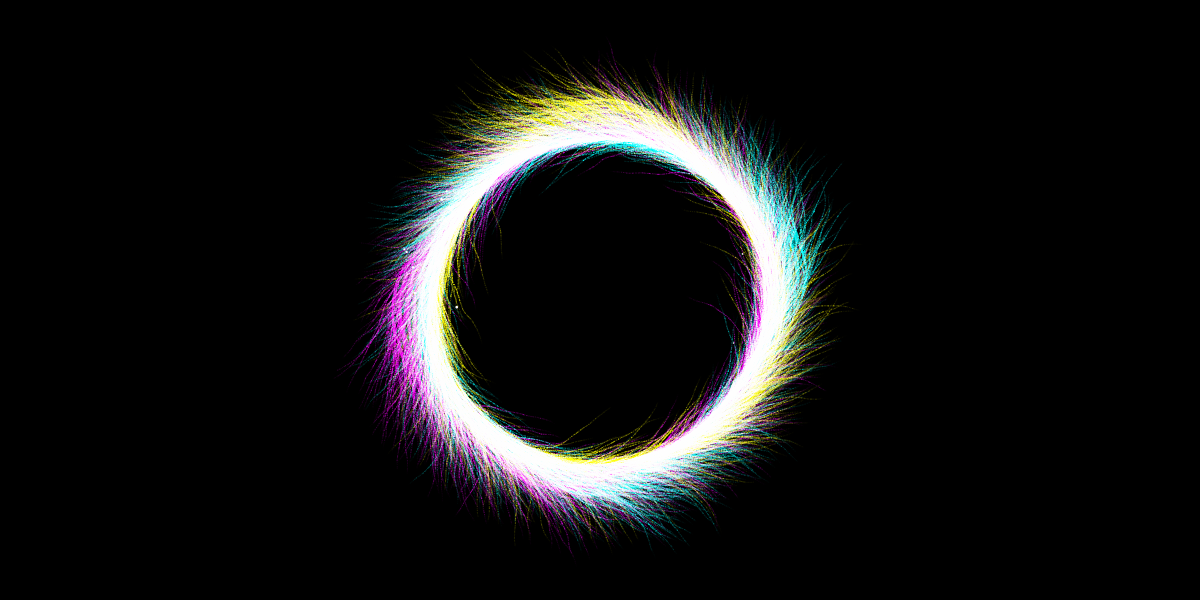
Frame 1 (no input)
Frame 60 (the mouse pressed at the canvas centre just before this capture): identical to frame 1, image omitted
Frame 120 (the mouse held since frame 60 and released just before this capture): identical to frame 1, image omitted

The Processing sketch that drew this single still picture (run headless with seeded random() and noise(); from frame 60 on, the mouse is pressed at the canvas centre):

// Processing sketch: zero
// ── zero.pde
void setup() {
  size(1200, 600);
  blendMode(LIGHTEST);

  drawZero(160);
}

void drawEnergy(float ox, float oy, float oang, color col) {
  int LEN = 112;
  
  float x = ox;
  float y = oy;
  float angle = oang;
  for (int i = 0; i < LEN; i++) {
    float ra = random(-1, 1) * 0.08;
    angle += ra;
    angle += (oang - angle) * 0.0010;
    float rl = random(2);
    x += cos(angle) * rl;
    y += sin(angle) * rl;

    fill(col, map(i, 0, LEN, 255, 0));
    rect(x, y, 1, 1);
    
    if (random(1) < 0.0001) {
      fill(255);
      float sz = random(3);
      ellipse(x, y, sz, sz);
    }
  }
}

void drawCircle(float sz, color col) {
  int RESOL = 300;
  int RIBBON_COUNT = 6;

  float[] lens = new float[RESOL];
  for (int i = 0; i < RESOL; i++) {
    lens[i] = sz;
  }

  int KNOCK_COUNT = 8;
  for (int k = 0; k < KNOCK_COUNT; k++) {
    int ki = floor(random(RESOL));

    for (int i = 0; i < RESOL; i++) {
      lens[i] += pow(sin(map(i - ki, 0, RESOL, 0, PI)), 48) * 4;
    }
  }

  for (int i = 0; i < RESOL; i++) {
    float angle = map(i, 0, RESOL, 0, TWO_PI);
    float d = abs(lens[i] - sz) * 4;

    for (int l = 0; l < RIBBON_COUNT; l++) {
      drawEnergy(
        cos(angle) * (lens[i] + map(l, 0, RIBBON_COUNT, 0, d)),
        sin(angle) * (lens[i] + map(l, 0, RIBBON_COUNT, 0, d)),
        angle - PI / 2,
        col
      );
    }
  }
}

void drawZero(float sz) {
  background(0);

  pushMatrix();
  translate(width / 2, height / 2);

  drawCircle(sz, color(255, 255, 0));
  drawCircle(sz, color(255, 0, 255));
  drawCircle(sz, color(0, 255, 255));

  popMatrix();

  save("cover.png");
}

void mousePressed() {
  drawZero(160);
}

void draw() {
}
